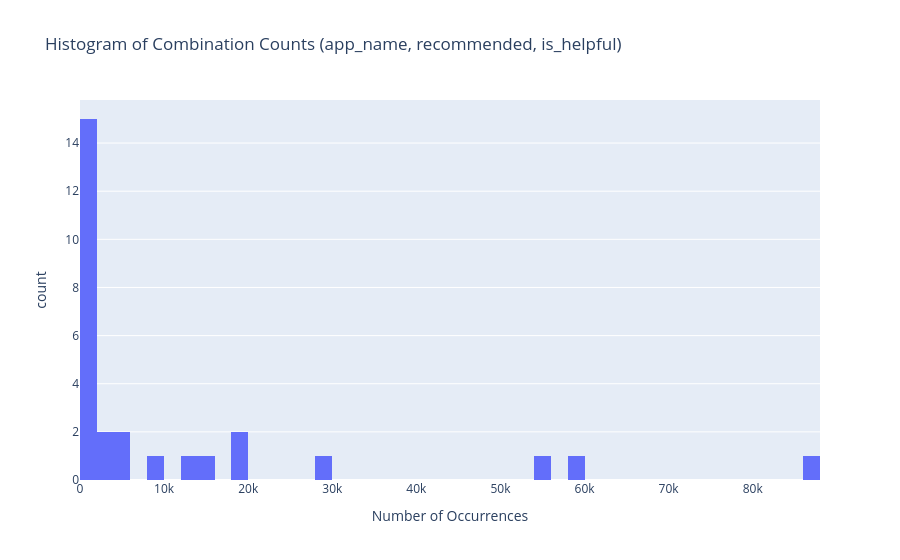

Here is the notebook cell this chart was saved with:
### Code cell
import plotly.express as px

# Create a DataFrame with just the columns of interest and count the combinations
combo_counts = (
    df.groupby(["app_name", "recommended", "is_helpful"])
      .size()
      .reset_index(name="count")
)

# See how many unique combinations exist
num_combos = combo_counts.shape[0]
print(f"Number of unique (app_name, recommended, is_helpful) combinations: {num_combos}")

# Show histogram: how many times does each combination occur?
fig = px.histogram(
    combo_counts,
    x="count",
    nbins=50,
    title="Histogram of Combination Counts (app_name, recommended, is_helpful)",
    labels={"count": "Number of Occurrences"},
)
fig.show()

# Optionally: Display the most frequent combinations
display(combo_counts.sort_values("count", ascending=False).head(10))
display(combo_counts.sort_values("count", ascending=True).head(10))

### Figure 1 — Plotly figure (JSON) as saved in the notebook; plotly's stock layout.template omitted (floating-point values rounded to 4 significant figures)
{"data": [{"bingroup": "x", "hovertemplate": "Number of Occurrences=%{x}<br>count=%{y}<extra></extra>", "legendgroup": "", "marker": {"color": "#636efa", "pattern": {"shape": ""}}, "name": "", "nbinsx": 50, "orientation": "v", "showlegend": false, "type": "histogram", "x": [672, 559, 18855, 8317, 2004, 1073, 86490, 18541, 262, 385, 12336, 4783, 84, 232, 4990, 2060, 213, 543, 54901, 14645, 462, 1713, 59556, 28107, 300, 1815, 211, 964], "xaxis": "x", "yaxis": "y"}], "layout": {"barmode": "relative", "legend": {"tracegroupgap": 0}, "title": {"text": "Histogram of Combination Counts (app_name, recommended, is_helpful)"}, "xaxis": {"anchor": "y", "domain": [0, 1], "title": {"text": "Number of Occurrences"}}, "yaxis": {"anchor": "x", "domain": [0, 1], "title": {"text": "count"}}}}
